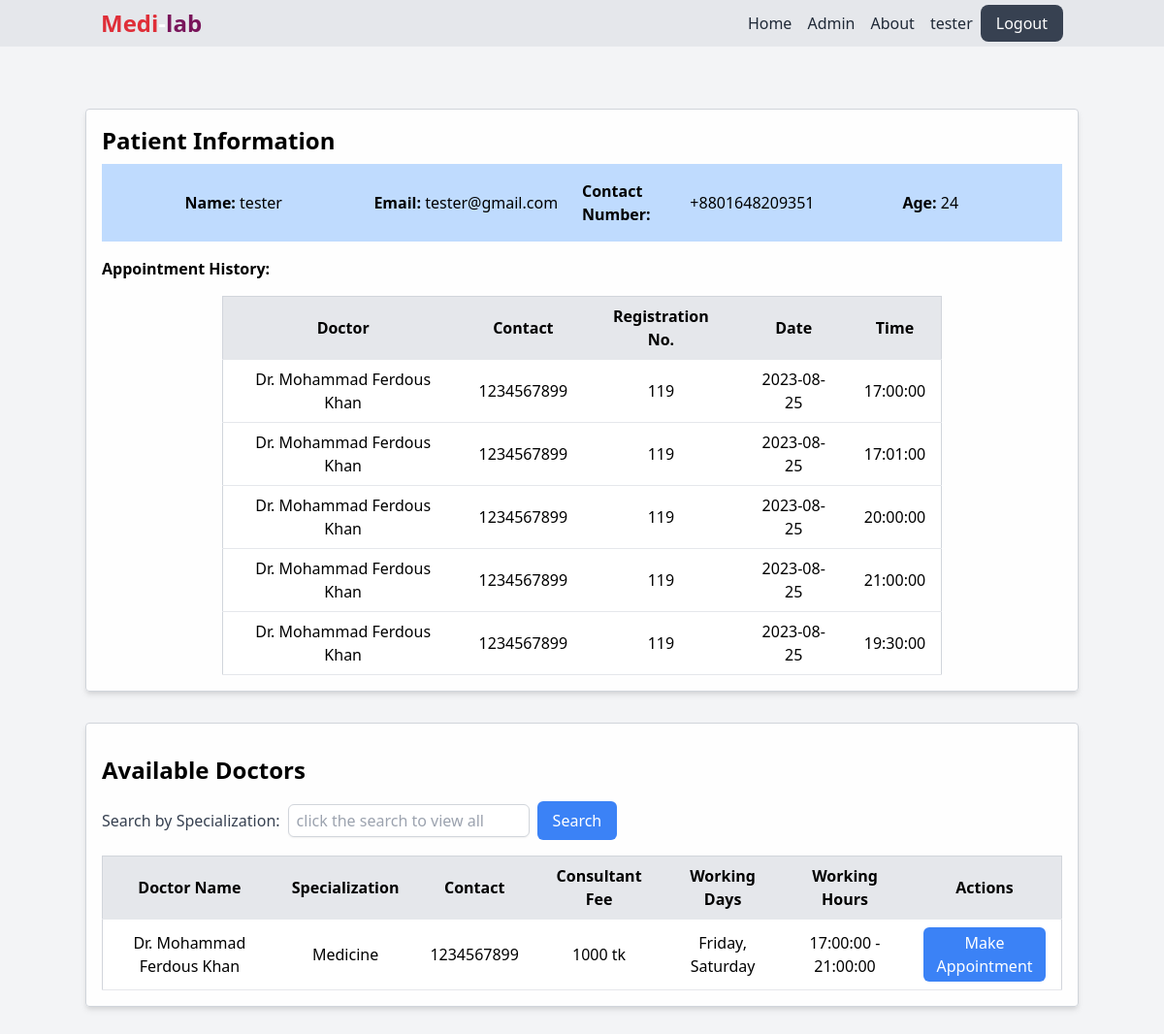
/patient_dashboard.php (signed in), run on the app's committed database.
### tables this page shows
CREATE TABLE `patients` (
  `patient_id` int(11) NOT NULL,
  `name` varchar(255) NOT NULL,
  `email` varchar(255) NOT NULL,
  `phone` varchar(15) NOT NULL,
  `age` int(255) NOT NULL,
  `password` varchar(255) NOT NULL
);

CREATE TABLE `appointments` (
  `appointment_id` int(11) NOT NULL,
  `patient_id` int(11) NOT NULL,
  `doctor_id` int(11) NOT NULL,
  `appointment_date` date NOT NULL,
  `appointment_time` time NOT NULL,
  `status` enum('confirmed','absent','completed') DEFAULT 'confirmed'
);

CREATE TABLE `doctors` (
  `doctor_id` int(11) NOT NULL,
  `name` varchar(255) NOT NULL,
  `email` varchar(255) NOT NULL,
  `phone` varchar(20) NOT NULL,
  `password` varchar(255) NOT NULL,
  `specialization` varchar(255) NOT NULL,
  `fee` int(255) NOT NULL,
  `reg_num` varchar(255) NOT NULL,
  `status` enum('pending','approved') DEFAULT 'pending',
  `start` time NOT NULL,
  `end` time NOT NULL,
  `availability` varchar(255) NOT NULL,
  `profile_picture` varchar(255) DEFAULT NULL
);

### web/patient_dashboard.php (the view, shortened to what this page needs)
<?php
$patientId = $_SESSION["patient_id"];
$conn = mysqli_connect("localhost", "root", "", "doctor_appointment_system");
$appointmentQuery = "SELECT a.*, d.name AS doctor_name, d.phone AS doctor_phone, d.reg_num AS doctor_reg_num FROM appointments a INNER JOIN doctors d ON a.doctor_id = d.doctor_id WHERE a.patient_id = $patientId";
$appointmentResult = mysqli_query($conn, $appointmentQuery);
$appointments = mysqli_fetch_all($appointmentResult, MYSQLI_ASSOC);
$query = "SELECT * FROM doctors WHERE status = 'approved'";
$result = mysqli_query($conn, $query);
$doctors = mysqli_fetch_all($result, MYSQLI_ASSOC);
?>
<!DOCTYPE html>
<html lang="en">
<head>
    <link href="https://cdn.jsdelivr.net/npm/tailwindcss@2.2.19/dist/tailwind.min.css" rel="stylesheet">
</head>
<body>
    <header class="bg-gray-200 text-white py-2 fixed w-full top-0">
        <?php include '../includes/navbar.php'; ?>
    </header>
    <div class="container mx-auto py-8 mb-8 mt-20">
        <div class="mx-auto bg-white bg-opacity-90 p-4 border border-gray-300 rounded shadow-md">
            <h2 class="text-2xl font-bold mb-2">Patient Information</h2>
            <div class="w-full mx-auto bg-blue-200 flex justify-center p-4 mb-4 text-l">
                <div class="w-1/4 text-center flex items-center justify-center"><strong>Name:</strong>&nbsp;<?php echo $patient['name']; ?></div>
                <div class="w-1/4 flex items-center justify-center"><strong>Email:</strong>&nbsp;<?php echo $patient['email']; ?></div>
                <div class="w-1/4 flex items-center justify-center"><strong>Contact Number:</strong>&nbsp;<?php echo $patient['phone']; ?></div>
                <div class="w-1/4 flex items-center justify-center"><strong>Age:</strong>&nbsp;<?php echo $patient['age']; ?></div>
            </div>
            <p><strong>Appointment History:</strong></p>
            <?php if (empty($appointments)) { ?>
                <div class="flex justify-center items-center h-48">
                <p>No history found.</p>
                </div>
            <?php } else { ?>
                <table class="w-3/4 mx-auto bg-white border border-gray-300 mt-4">
                    <thead class="bg-gray-200">
                        <tr>
                            <th class="px-4 py-2 border-b">Doctor</th>
                            <th class="px-4 py-2 border-b">Contact</th>
                            <th class="px-4 py-2 border-b">Registration No.</th>
                            <th class="px-4 py-2 border-b">Date</th>
                            <th class="px-4 py-2 border-b">Time</th>
                        </tr>
                    </thead>
                    <tbody>
                        <?php
                        foreach ($appointments as $appointment) {
                            echo '<tr>';
                            echo '<td class="px-4 py-2 border-b text-center">' . $appointment['doctor_name'] . '</td>';
                            echo '<td class="px-4 py-2 border-b text-center">' . $appointment['doctor_phone'] . '</td>';
                            echo '<td class="px-4 py-2 border-b text-center">' . $appointment['doctor_reg_num'] . '</td>';
                            echo '<td class="px-4 py-2 border-b text-center">' . $appointment['appointment_date'] . '</td>';
                            echo '<td class="px-4 py-2 border-b text-center">' . $appointment['appointment_time'] . '</td>';
                            echo '</tr>';
                        }
                        ?>
                    </tbody>
                </table>
            <?php } ?>
        </div>
        <div class="mx-auto bg-white bg-opacity-90 p-4 border border-gray-300 rounded shadow-md mt-8">
            <h2 class="text-2xl font-bold mt-4 mb-4">Available Doctors</h2>
            <div class="mb-4 flex items-center">
                <label for="specialization" class="text-gray-700">Search by Specialization:</label>
                <input type="text" id="specialization" name="specialization" placeholder="click the search to view all" class="ml-2 px-2 py-1 border border-gray-300 rounded-md shadow-sm focus:ring-blue-500 focus:border-blue-500">
                <button type="button" id="searchBtn" class="ml-2 bg-blue-500 text-white px-4 py-2 rounded-md hover:bg-blue-600">Search</button>
            </div>
            <table class="min-w-full bg-white border border-gray-300">
                <thead class="bg-gray-200">
                    <tr>
                        <th class="px-4 py-2 border-b">Doctor Name</th>
                        <th class="px-4 py-2 border-b">Specialization</th>
                        <th class="px-4 py-2 border-b">Contact</th>
                        <th class="px-4 py-2 border-b">Consultant Fee</th>
                        <th class="px-4 py-2 border-b">Working Days</th>
                        <th class="px-4 py-2 border-b">Working Hours</th>
                        <th class="px-4 py-2 border-b">Actions</th>
                    </tr>
                </thead>
                <tbody>
                    <?php
                    foreach ($doctors as $doctor) {
                        echo '<tr>';
                        echo '<td class="px-4 py-2 border-b text-center">' . $doctor['name'] . '</td>';
                        echo '<td class="px-4 py-2 border-b text-center">' . $doctor['specialization'] . '</td>';
                        echo '<td class="px-4 py-2 border-b text-center">' . $doctor['phone'] . '</td>';
                        echo '<td class="px-4 py-2 border-b text-center">' . $doctor['fee'] . ' tk</td>';
                        echo '<td class="px-4 py-2 border-b text-center">' . $doctor['availability'] . '</td>';
                        echo '<td class="px-4 py-2 border-b text-center">' . $doctor['start'] . ' - ' . $doctor['end'] . '</td>';
                        echo '<td class="px-4 py-2 border-b text-center">
                            <form action="make_appointment.php?doctor_id=' . $doctor['doctor_id'] . '" method="POST">
                                <div class="flex items-center justify-center">
                                    <button type="submit" name="make_appointment" class="bg-blue-500 text-white p-1 rounded-md hover:bg-blue-600">Make Appointment</button>
                                </div>
                            </form>
                            </td>';
                        echo '</tr>';
                    }
                    ?>
                </tbody>
            </table>
        </div>
    </div>
</body>
</html>

### includes/navbar.php (shortened to what this page needs)
<div class="container mx-auto px-4">
    <?php
    if (isset($_SESSION["patient_id"])) {
        $patientId = $_SESSION["patient_id"];
        $conn = mysqli_connect("localhost", "root", "", "doctor_appointment_system");
        $patientQuery = "SELECT * FROM patients WHERE patient_id = $patientId";
        $patientResult = mysqli_query($conn, $patientQuery);
        $patient = mysqli_fetch_assoc($patientResult);
    }
    ?>
    <nav class="flex justify-between">
        <ul>
            <li>
                <a href="index.php" class="font-bold text-2xl"><span style="color: #DF2E38">Medi</span>-<span style="color: #79155B">lab</span></a>
            </li>
        </ul>
        <ul class="flex my-auto">
            <li class="mr-4">
                <a href="index.php" class="font-medium text-gray-800 hover:text-red-500">Home</a>
            </li>
            <li class="mr-4">
                <a href="admin.php" target="_blank" class="font-medium text-gray-800 hover:text-red-500">Admin</a>
            </li>
            <li class="mr-4">
                <a href="about.php" class="font-medium text-gray-800 hover:text-red-500">About</a>
            </li>
            <?php if (isset($doctor)) { ?>
                <li>
                    <a href="doctor_dashboard.php" class="font-medium text-gray-800 hover:text-red-500 mr-2"><?php echo $doctor['name']; ?></a>
                </li>
                <li>
                    <a href="logout.php" class="font-medium bg-gray-700 text-white px-4 py-2 rounded-lg hover:bg-gray-500">Logout</a>
                </li>
            <?php } elseif (isset($patient)) { ?>
                <li>
                <a href="patient_dashboard.php" class="font-medium text-gray-800 hover:text-red-500 mr-2"><?php echo $patient['name']; ?></a>
                </li>
                <li>
                    <a href="logout.php" class="font-medium bg-gray-700 text-white px-4 py-2 rounded-lg hover:bg-gray-500">Logout</a>
                </li>
            <?php } else { ?>
                <li>
                    <a href="index.php" class="font-medium bg-gray-700 text-white px-4 py-2 rounded-lg hover:bg-gray-500">Login</a>
                </li>
            <?php } ?>
        </ul>
    </nav>
</div>

### web/patient_dashboard.php (style rules this page uses)
body { background: #f3f4f6; }

### data on the page
patients: name "tester", email "tester@gmail.com", phone "+8801648209351", age "24"
appointments: doctor.name "Dr. Mohammad Ferdous Khan", doctor.phone "1234567899", doctor.reg_num "119", appointment_date "2023-08-25", appointment_time "17:00:00"
appointments: doctor.name "Dr. Mohammad Ferdous Khan", doctor.phone "1234567899", doctor.reg_num "119", appointment_date "2023-08-25", appointment_time "17:01:00"
appointments: doctor.name "Dr. Mohammad Ferdous Khan", doctor.phone "1234567899", doctor.reg_num "119", appointment_date "2023-08-25", appointment_time "20:00:00"
appointments: doctor.name "Dr. Mohammad Ferdous Khan", doctor.phone "1234567899", doctor.reg_num "119", appointment_date "2023-08-25", appointment_time "21:00:00"
appointments: doctor.name "Dr. Mohammad Ferdous Khan", doctor.phone "1234567899", doctor.reg_num "119", appointment_date "2023-08-25", appointment_time "19:30:00"
doctors: name "Dr. Mohammad Ferdous Khan", specialization "Medicine", phone "1234567899", fee "1000", availability "Friday, Saturday", start "17:00:00", end "21:00:00"
